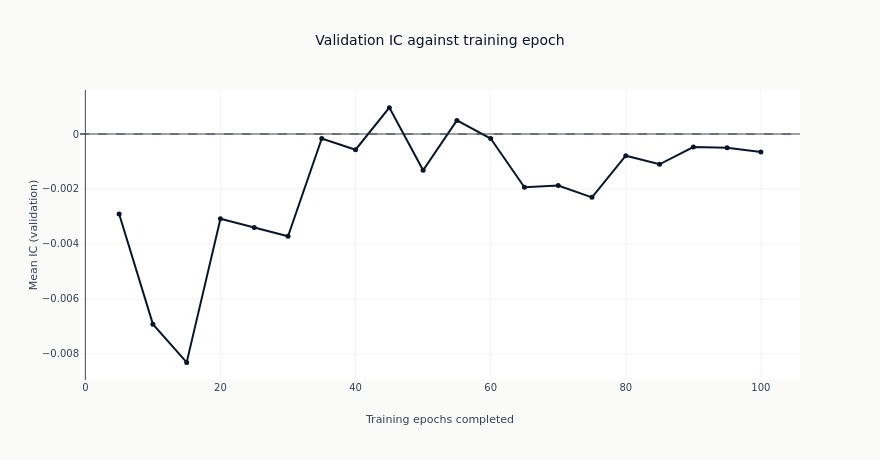

Source (notebook cell):
### Markdown cell above
### What more training does

The line traces out-of-sample IC as epochs are added. It separates two things a single
end-of-training number cannot.

A line that rises and then falls has an interior optimum: the network was still learning, then
began fitting the training window at the expense of the validation folds. A line that wanders
around zero without trend never had anything to learn in the first place, and its highest point is
wherever the noise happened to peak. Both produce a respectable-looking maximum, which is why the
maximum is not what a configuration is judged on, and why every checkpoint is registered rather
than only the strongest.

### Code cell
curve = catalog.filter("full_coverage").sort("label", "checkpoint_value")
fig = go.Figure()
for label in sorted(set(curve.get_column("label"))):
    rows = curve.filter(pl.col("label") == label).sort("checkpoint_value")
    fig.add_trace(
        go.Scatter(
            x=rows.get_column("checkpoint_value").to_list(),
            y=rows.get_column("ic_mean").to_list(),
            mode="lines+markers",
            name=label,
            line=dict(color=COLORS["blue"] if label == primary else COLORS["recede"], width=2),
            marker=dict(size=5),
        )
    )
fig.add_hline(y=0, line_width=1, line_dash="dash", line_color=COLORS["neutral"])
fig.update_yaxes(title_text="Mean IC (validation)")
fig.update_xaxes(title_text="Training epochs completed")
fig.update_layout(
    title="Validation IC against training epoch",
    height=460,
    width=880,
    margin=dict(t=90),
)
# The span of the line and where it sits relative to zero are facts about the frame, so the
# description counts them rather than asserting a shape the next run may not reproduce.
spans = "; ".join(
    "{} spans {:+.4f} to {:+.4f} with {} of {} checkpoints above zero".format(
        row["label"], row["lo"], row["hi"], row["above"], row["total"]
    )
    for row in curve.group_by("label")
    .agg(
        lo=pl.col("ic_mean").min(),
        hi=pl.col("ic_mean").max(),
        above=(pl.col("ic_mean") > 0).sum(),
        total=pl.len(),
    )
    .sort("label")
    .iter_rows(named=True)
)
show_plotly_with_alt(
    fig,
    "Line chart of mean validation information coefficient against training epochs completed, one "
    f"line per fitted label with a dashed zero line. Counted from the frame: {spans}.",
)

### Figure 1 — Plotly figure (JSON) as saved in the notebook; plotly's stock layout.template omitted (floating-point values rounded to 4 significant figures)
{"data": [{"line": {"color": "#0a1628", "width": 2}, "marker": {"size": 5}, "mode": "lines+markers", "name": "fwd_ret_5d", "type": "scatter", "x": [5, 10, 15, 20, 25, 30, 35, 40, 45, 50, 55, 60, 65, 70, 75, 80, 85, 90, 95, 100], "y": [-0.002909, -0.00692, -0.008311, -0.003081, -0.003403, -0.003721, -0.0001631, -0.0005716, 0.0009611, -0.001321, 0.0004968, -0.0001646, -0.001938, -0.001873, -0.002305, -0.0007895, -0.001101, -0.0004736, -0.0005014, -0.0006556]}], "layout": {"height": 460, "margin": {"t": 90}, "shapes": [{"line": {"color": "#334155", "dash": "dash", "width": 1}, "type": "line", "x0": 0, "x1": 1, "xref": "x domain", "y0": 0, "y1": 0, "yref": "y"}], "title": {"text": "Validation IC against training epoch"}, "width": 880, "xaxis": {"title": {"text": "Training epochs completed"}}, "yaxis": {"title": {"text": "Mean IC (validation)"}}}}
